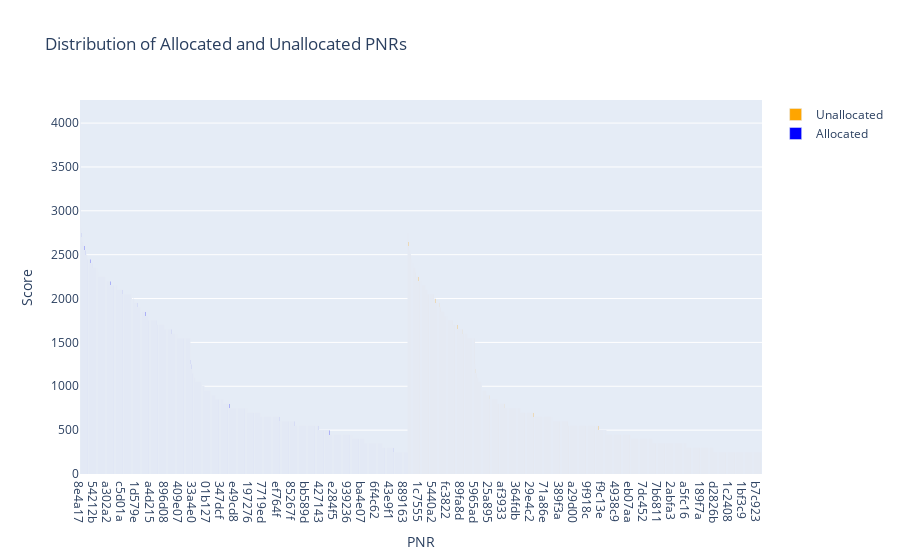

Notebook source saved alongside this figure:
### Code cell
allocated_pnr, unallocated_pnr = [], []
for i in allocated:
    if allocated[i]!='NULL':
        allocated_pnr.append(i)
    else:
        unallocated_pnr.append(i)

fig = go.Figure()

# Bar chart for allocated PNRs
fig.add_trace(go.Bar(x=list(allocated_pnr), y=allocated_scores, name='Allocated', marker_color='blue'))

# Bar chart for unallocated PNRs
fig.add_trace(go.Bar(x=list(unallocated_pnr), y=unallocated_scores, name='Unallocated', marker_color='orange'))

# Layout customization
fig.update_layout(
    xaxis=dict(title='PNR'),
    yaxis=dict(title='Score'),
    title='Distribution of Allocated and Unallocated PNRs',
    barmode='stack'
)

# Display the plot
fig.show()

### Figure 1 — Plotly figure (JSON) as saved in the notebook; plotly's stock layout.template omitted (floating-point values rounded to 4 significant figures; data arrays with more than 128 entries replaced by an {"elided": "..."} marker saying what was removed)
{"data": [{"marker": {"color": "blue"}, "name": "Allocated", "type": "bar", "x": {"elided": "1930 str values"}, "y": {"elided": "1930 int values"}}, {"marker": {"color": "orange"}, "name": "Unallocated", "type": "bar", "x": {"elided": "2084 str values"}, "y": {"elided": "2084 int values"}}], "layout": {"barmode": "stack", "title": {"text": "Distribution of Allocated and Unallocated PNRs"}, "xaxis": {"title": {"text": "PNR"}}, "yaxis": {"title": {"text": "Score"}}}}
